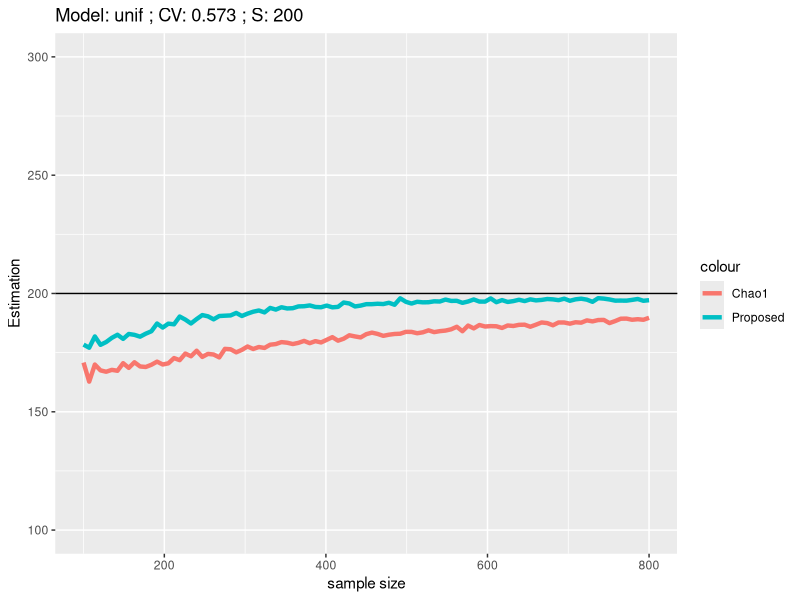
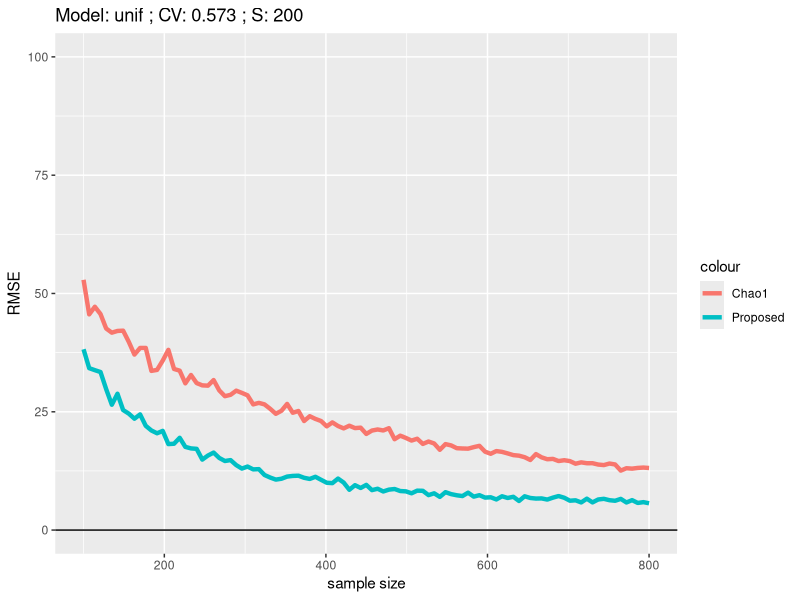

Recreate these plots in R, in order.
library(ggplot2)

S <- 200
t <- 200
model <- 'unif'
set.seed(1111)

if(model == 'unif'){
  pi_i <- runif(S)
}else if(model == 'zipf'){
  pi_i <- 1/((1:S)-0.1)
}else if(model == 'broken'){
  pi_i <- rexp(S)
}else if(model == 'homo'){
  pi_i <- rep(1/S, S)
}
pi_norm <- pi_i/sum(pi_i)
cv <- (sd(pi_norm) / mean(pi_norm))

simu_func_Chao <- function(n){
  s_chao <- 0
  for(i in c(1:t)){
    data <- rmultinom(1, n, pi_norm)
    sample_data <- data[data > 0]
    s_obs <- sum(sample_data > 0)
    f1 <- sum(sample_data == 1)
    f2 <- sum(sample_data == 2)
    if(f2 != 0){
      s_chao[i] <- s_obs + (n-1)/ n * (f1^2)/(2*f2)
    }else{
      s_chao[i] <- s_obs + (n-1)/ n * (f1*(f1-1))/2
    }
  }
  return(mean(s_chao))
}
simu_func_proposed <- function(n){
  s_est <- 0
  for(i in c(1:t)){
    data <- rmultinom(1, n, pi_norm)
    sample_data <- data[data > 0]
    p_i <- sample_data / sum(sample_data)
    f1 <- sum(sample_data == 1)
    f2 <- sum(sample_data == 2)
    C <- 1-f1/n
    s_obs <- sum(sample_data > 0)
    s_est[i] <- sum(1/(1-(1-C*p_i)^n))
  }
  return(mean(s_est))
}

simu_func_Chao_RMSE <- function(n){
  s_chao <- 0
  for(i in c(1:t)){
    data <- rmultinom(1, n, pi_norm)
    sample_data <- data[data > 0]
    s_obs <- sum(sample_data > 0)
    f1 <- sum(sample_data == 1)
    f2 <- sum(sample_data == 2)
    if(f2 != 0){
      s_chao[i] <- s_obs + (n-1)/ n * (f1^2)/(2*f2)
    }else{
      s_chao[i] <- s_obs + (n-1)/ n * (f1*(f1-1))/2
    }
  }
  return(sqrt((mean(s_chao)-S)^2 + var(s_chao)))
}
simu_func_proposed_RMSE <- function(n){
  s_est <- 0
  for(i in c(1:t)){
    data <- rmultinom(1, n, pi_norm)
    sample_data <- data[data > 0]
    p_i <- sample_data / sum(sample_data)
    f1 <- sum(sample_data == 1)
    f2 <- sum(sample_data == 2)
    C <- 1-f1/n
    s_obs <- sum(sample_data > 0)
    s_est[i] <- sum(1/(1-(1-C*p_i)^n))
  }
  return(sqrt((mean(s_est)-S)^2 + var(s_est)))
}
vsimu_func_Chao <- Vectorize(simu_func_Chao)
vsimu_func_proposed <- Vectorize(simu_func_proposed)
vsimu_func_Chao_RMSE <- Vectorize(simu_func_Chao_RMSE)
vsimu_func_proposed_RMSE <- Vectorize(simu_func_proposed_RMSE)

richness <- ggplot(data.frame(x = c(100, 800)), aes(x)) +
  stat_function(fun = vsimu_func_Chao, aes(colour = "Chao1"), size=1.5) +
  stat_function(fun = vsimu_func_proposed, aes(colour = "Proposed"), size=1.5) +
  ylim(S*0.5, S*1.5) +
  geom_hline(yintercept=S, color = "black") +
  ggtitle(paste("Model:",model, "; CV:", round(cv,3), "; S:", S)) +
  xlab("sample size") + 
  ylab("Estimation")
print(richness)

rmse <- ggplot(data.frame(x = c(100, 800)), aes(x)) +
  stat_function(fun = vsimu_func_Chao_RMSE, aes(colour = "Chao1"), size=1.5) +
  stat_function(fun = vsimu_func_proposed_RMSE, aes(colour = "Proposed"), size=1.5) +
  ylim(0, 100) +
  geom_hline(yintercept=0, color = "black") +
  ggtitle(paste("Model:", model, "; CV:", round(cv,3), "; S:", S)) +
  xlab("sample size") + 
  ylab("RMSE")
print(rmse)
